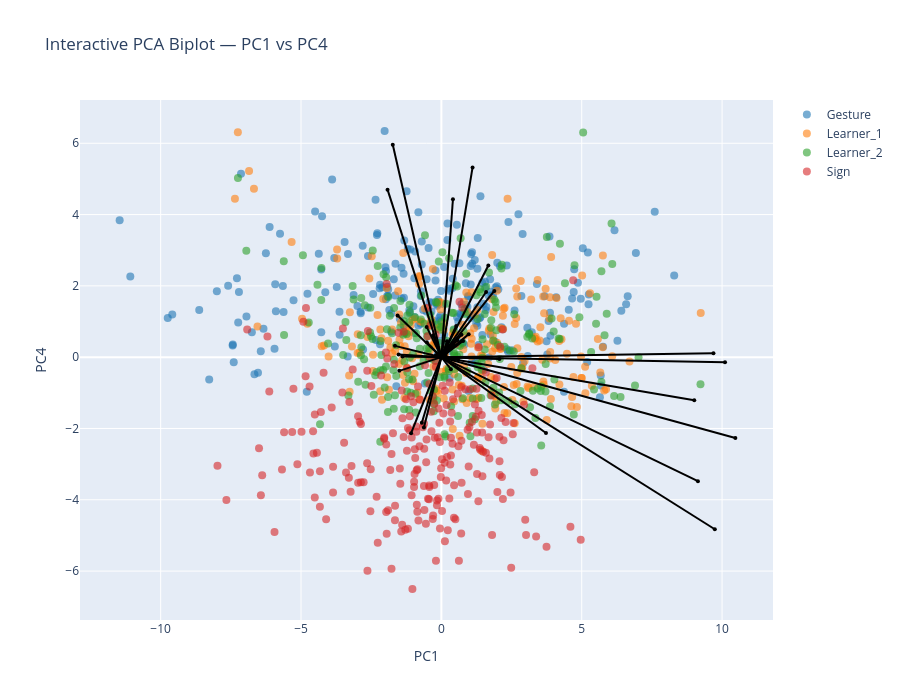

Notebook cell for this chart:
### Markdown cell above
### Biplot PC1-PC4

### Code cell
pcs_to_plot = [1, 4]  # PC1–PC2

sig_features_GS = (
    df_sig_vars_GS[
        (df_sig_vars_GS["sig_loading"]) &
        (df_sig_vars_GS["PC"].isin(pcs_to_plot))
    ]["feature"]
    .unique()
)

feature_names = df_clean.columns[:-1]
selected_vars = [feature_names.get_loc(f) for f in sig_features_GS if f in feature_names]

arrow_strength = (
    df_sig_vars_GS[df_sig_vars_GS["PC"].isin(pcs_to_plot)]
    .groupby("feature")["index_loading"]
    .mean()
    .to_dict()
)

interactive_PCA_biplot(
    score=x_new_GS, 
    coeff=loadings_GS, 
    labels=feature_names, 
    y=y, 
    selected_vars=selected_vars, 
    pc_x=pcs_to_plot[0], pc_y=pcs_to_plot[1],
    show_labels=False,
    le=le,
    arrow_strength=arrow_strength
)

# static plot
static_PCA_biplot(
    score=x_new_GS, 
    coeff=loadings_GS, 
    labels=feature_names, 
    y=y, 
    selected_vars=selected_vars, 
    pc_x=pcs_to_plot[0], pc_y=pcs_to_plot[1],
    show_labels=False,
    arrow_strength=arrow_strength,
    le=le,
    save_path=os.path.join(curfolder, "Plots", "PCA_GS_all_PC1_4_biplot.png")
)

### Figure 1 — Plotly figure (JSON) as saved in the notebook; plotly's stock layout.template omitted (floating-point values rounded to 4 significant figures; data arrays with more than 128 entries replaced by an {"elided": "..."} marker saying what was removed)
{"data": [{"hoverinfo": "text", "marker": {"color": "#1f77b4", "opacity": 0.6, "size": 8}, "mode": "markers", "name": "Gesture", "showlegend": true, "text": {"elided": "248 str values"}, "type": "scatter", "x": {"elided": "248 float values"}, "y": {"elided": "248 float values"}}, {"hoverinfo": "text", "marker": {"color": "#ff7f0e", "opacity": 0.6, "size": 8}, "mode": "markers", "name": "Learner_1", "showlegend": true, "text": {"elided": "244 str values"}, "type": "scatter", "x": {"elided": "244 float values"}, "y": {"elided": "244 float values"}}, {"hoverinfo": "text", "marker": {"color": "#2ca02c", "opacity": 0.6, "size": 8}, "mode": "markers", "name": "Learner_2", "showlegend": true, "text": {"elided": "240 str values"}, "type": "scatter", "x": {"elided": "240 float values"}, "y": {"elided": "240 float values"}}, {"hoverinfo": "text", "marker": {"color": "#d62728", "opacity": 0.6, "size": 8}, "mode": "markers", "name": "Sign", "showlegend": true, "text": {"elided": "239 str values"}, "type": "scatter", "x": {"elided": "239 float values"}, "y": {"elided": "239 float values"}}, {"hoverinfo": "text", "hovertext": "gross__magnitude__arm_speed_Gmean", "line": {"color": "black"}, "marker": {"size": 4}, "mode": "lines+markers", "showlegend": false, "textposition": "top center", "type": "scatter", "x": [0, 0.5936], "y": [0, -0.05456]}, {"hoverinfo": "text", "hovertext": "gross__variability__arm_speed_Gstd", "line": {"color": "black"}, "marker": {"size": 4}, "mode": "lines+markers", "showlegend": false, "textposition": "top center", "type": "scatter", "x": [0, 9.692], "y": [0, 0.1118]}, {"hoverinfo": "text", "hovertext": "gross__magnitude__arm_speed_peak_mean", "line": {"color": "black"}, "marker": {"size": 4}, "mode": "lines+markers", "showlegend": false, "textposition": "top center", "type": "scatter", "x": [0, 9.008], "y": [0, -1.211]}, {"hoverinfo": "text", "hovertext": "gross__variability__arm_speed_peak_std", "line": {"color": "black"}, "marker": {"size": 4}, "mode": "lines+markers", "showlegend": false, "textposition": "top center", "type": "scatter", "x": [0, 0.5271], "y": [0, 0.8761]}, {"hoverinfo": "text", "hovertext": "gross__rhythm__arm_speed_peak_n", "line": {"color": "black"}, "marker": {"size": 4}, "mode": "lines+markers", "showlegend": false, "textposition": "top center", "type": "scatter", "x": [0, -1.918], "y": [0, 4.699]}, {"hoverinfo": "text", "hovertext": "gross__rhythm__arm_speed_peak_rate", "line": {"color": "black"}, "marker": {"size": 4}, "mode": "lines+markers", "showlegend": false, "textposition": "top center", "type": "scatter", "x": [0, -1.655], "y": [0, 0.3172]}, {"hoverinfo": "text", "hovertext": "gross__rhythm__arm_speed_mod_depth", "line": {"color": "black"}, "marker": {"size": 4}, "mode": "lines+markers", "showlegend": false, "textposition": "top center", "type": "scatter", "x": [0, 9.741], "y": [0, -4.826]}, {"hoverinfo": "text", "hovertext": "gross__magnitude__arm_acc_Gmean", "line": {"color": "black"}, "marker": {"size": 4}, "mode": "lines+markers", "showlegend": false, "textposition": "top center", "type": "scatter", "x": [0, 3.726], "y": [0, -2.129]}, {"hoverinfo": "text", "hovertext": "gross__variability__arm_acc_Gstd", "line": {"color": "black"}, "marker": {"size": 4}, "mode": "lines+markers", "showlegend": false, "textposition": "top center", "type": "scatter", "x": [0, 10.1], "y": [0, -0.1392]}, {"hoverinfo": "text", "hovertext": "gross__magnitude__arm_acc_peak_mean", "line": {"color": "black"}, "marker": {"size": 4}, "mode": "lines+markers", "showlegend": false, "textposition": "top center", "type": "scatter", "x": [0, 10.47], "y": [0, -2.266]}, {"hoverinfo": "text", "hovertext": "gross__variability__arm_acc_peak_std", "line": {"color": "black"}, "marker": {"size": 4}, "mode": "lines+markers", "showlegend": false, "textposition": "top center", "type": "scatter", "x": [0, 1.593], "y": [0, 1.828]}, {"hoverinfo": "text", "hovertext": "gross__rhythm__arm_acc_peak_n", "line": {"color": "black"}, "marker": {"size": 4}, "mode": "lines+markers", "showlegend": false, "textposition": "top center", "type": "scatter", "x": [0, -1.731], "y": [0, 5.959]}, {"hoverinfo": "text", "hovertext": "gross__rhythm__arm_acc_peak_rate", "line": {"color": "black"}, "marker": {"size": 4}, "mode": "lines+markers", "showlegend": false, "textposition": "top center", "type": "scatter", "x": [0, -1.56], "y": [0, 1.167]}, {"hoverinfo": "text", "hovertext": "gross__rhythm__arm_acc_mod_depth", "line": {"color": "black"}, "marker": {"size": 4}, "mode": "lines+markers", "showlegend": false, "textposition": "top center", "type": "scatter", "x": [0, 9.139], "y": [0, -3.478]}, {"hoverinfo": "text", "hovertext": "gross__magnitude__arm_speed_integral", "line": {"color": "black"}, "marker": {"size": 4}, "mode": "lines+markers", "showlegend": false, "textposition": "top center", "type": "scatter", "x": [0, 1.673], "y": [0, 2.573]}, {"hoverinfo": "text", "hovertext": "gross__rhythm__arm_speed_sampen", "line": {"color": "black"}, "marker": {"size": 4}, "mode": "lines+markers", "showlegend": false, "textposition": "top center", "type": "scatter", "x": [0, -1.498], "y": [0, -0.3841]}, {"hoverinfo": "text", "hovertext": "gross__smoothness__arm_intermittency", "line": {"color": "black"}, "marker": {"size": 4}, "mode": "lines+markers", "showlegend": false, "textposition": "top center", "type": "scatter", "x": [0, 1.111], "y": [0, 5.321]}, {"hoverinfo": "text", "hovertext": "gross__smoothness__arm_sparc", "line": {"color": "black"}, "marker": {"size": 4}, "mode": "lines+markers", "showlegend": false, "textposition": "top center", "type": "scatter", "x": [0, -0.5199], "y": [0, 0.4166]}, {"hoverinfo": "text", "hovertext": "gross__rhythm__band1_band_power_totalarm", "line": {"color": "black"}, "marker": {"size": 4}, "mode": "lines+markers", "showlegend": false, "textposition": "top center", "type": "scatter", "x": [0, 2.069], "y": [0, -0.05043]}, {"hoverinfo": "text", "hovertext": "gross__rhythm__band1_centroid_totalarm", "line": {"color": "black"}, "marker": {"size": 4}, "mode": "lines+markers", "showlegend": false, "textposition": "top center", "type": "scatter", "x": [0, -1.078], "y": [0, -2.131]}, {"hoverinfo": "text", "hovertext": "gross__rhythm__band1_entropy_totalarm", "line": {"color": "black"}, "marker": {"size": 4}, "mode": "lines+markers", "showlegend": false, "textposition": "top center", "type": "scatter", "x": [0, -0.09002], "y": [0, 0.07516]}, {"hoverinfo": "text", "hovertext": "gross__rhythm__band2_band_power_totalarm", "line": {"color": "black"}, "marker": {"size": 4}, "mode": "lines+markers", "showlegend": false, "textposition": "top center", "type": "scatter", "x": [0, -1.388], "y": [0, 0.01859]}, {"hoverinfo": "text", "hovertext": "gross__rhythm__band2_centroid_totalarm", "line": {"color": "black"}, "marker": {"size": 4}, "mode": "lines+markers", "showlegend": false, "textposition": "top center", "type": "scatter", "x": [0, -0.5243], "y": [0, 0.8488]}, {"hoverinfo": "text", "hovertext": "gross__rhythm__band2_entropy_totalarm", "line": {"color": "black"}, "marker": {"size": 4}, "mode": "lines+markers", "showlegend": false, "textposition": "top center", "type": "scatter", "x": [0, -0.3012], "y": [0, 0.6094]}, {"hoverinfo": "text", "hovertext": "gross__rhythm__band3_band_power_totalarm", "line": {"color": "black"}, "marker": {"size": 4}, "mode": "lines+markers", "showlegend": false, "textposition": "top center", "type": "scatter", "x": [0, -1.524], "y": [0, 0.07551]}, {"hoverinfo": "text", "hovertext": "gross__rhythm__band3_centroid_totalarm", "line": {"color": "black"}, "marker": {"size": 4}, "mode": "lines+markers", "showlegend": false, "textposition": "top center", "type": "scatter", "x": [0, -0.6961], "y": [0, -1.84]}, {"hoverinfo": "text", "hovertext": "gross__rhythm__band3_entropy_totalarm", "line": {"color": "black"}, "marker": {"size": 4}, "mode": "lines+markers", "showlegend": false, "textposition": "top center", "type": "scatter", "x": [0, -0.622], "y": [0, -1.972]}, {"hoverinfo": "text", "hovertext": "gross__magnitude__bbmv_arms_total", "line": {"color": "black"}, "marker": {"size": 4}, "mode": "lines+markers", "showlegend": false, "textposition": "top center", "type": "scatter", "x": [0, 1.886], "y": [0, 1.858]}, {"hoverinfo": "text", "hovertext": "gross__coordination__arm_coupling", "line": {"color": "black"}, "marker": {"size": 4}, "mode": "lines+markers", "showlegend": false, "textposition": "top center", "type": "scatter", "x": [0, 0.3377], "y": [0, -0.3366]}, {"hoverinfo": "text", "hovertext": "gross__proxdist__proximalization_index", "line": {"color": "black"}, "marker": {"size": 4}, "mode": "lines+markers", "showlegend": false, "textposition": "top center", "type": "scatter", "x": [0, -0.1319], "y": [0, 0.1026]}, {"hoverinfo": "text", "hovertext": "fine__handshape__fingertip_spread_mean", "line": {"color": "black"}, "marker": {"size": 4}, "mode": "lines+markers", "showlegend": false, "textposition": "top center", "type": "scatter", "x": [0, 0.1556], "y": [0, 0.02763]}, {"hoverinfo": "text", "hovertext": "fine__variability__fingertip_spread_std", "line": {"color": "black"}, "marker": {"size": 4}, "mode": "lines+markers", "showlegend": false, "textposition": "top center", "type": "scatter", "x": [0, 0.09064], "y": [0, 0.04444]}, {"hoverinfo": "text", "hovertext": "fine__handshape__thumb_index_mean", "line": {"color": "black"}, "marker": {"size": 4}, "mode": "lines+markers", "showlegend": false, "textposition": "top center", "type": "scatter", "x": [0, 0.1008], "y": [0, 0.04944]}, {"hoverinfo": "text", "hovertext": "fine__variability__thumb_index_std", "line": {"color": "black"}, "marker": {"size": 4}, "mode": "lines+markers", "showlegend": false, "textposition": "top center", "type": "scatter", "x": [0, 0.718], "y": [0, 0.6274]}, {"hoverinfo": "text", "hovertext": "fine__handshape__mcp_tip_mean", "line": {"color": "black"}, "marker": {"size": 4}, "mode": "lines+markers", "showlegend": false, "textposition": "top center", "type": "scatter", "x": [0, 0.238], "y": [0, 0.315]}, {"hoverinfo": "text", "hovertext": "fine__variability__mcp_tip_std", "line": {"color": "black"}, "marker": {"size": 4}, "mode": "lines+markers", "showlegend": false, "textposition": "top center", "type": "scatter", "x": [0, 0.1995], "y": [0, 0.4449]}, {"hoverinfo": "text", "hovertext": "fine__variability__thumb_opposition_std", "line": {"color": "black"}, "marker": {"size": 4}, "mode": "lines+markers", "showlegend": false, "textposition": "top center", "type": "scatter", "x": [0, 0.7733], "y": [0, 0.4563]}, {"hoverinfo": "text", "hovertext": "fine__handshape__handshape_size_mean", "line": {"color": "black"}, "marker": {"size": 4}, "mode": "lines+markers", "showlegend": false, "textposition": "top center", "type": "scatter", "x": [0, 0.4323], "y": [0, 0.3507]}, {"hoverinfo": "text", "hovertext": "fine__variability__handshape_size_std", "line": {"color": "black"}, "marker": {"size": 4}, "mode": "lines+markers", "showlegend": false, "textposition": "top center", "type": "scatter", "x": [0, 0.566], "y": [0, 0.4718]}, {"hoverinfo": "text", "hovertext": "fine__variability__handshape_variability", "line": {"color": "black"}, "marker": {"size": 4}, "mode": "lines+markers", "showlegend": false, "textposition": "top center", "type": "scatter", "x": [0, 0.9721], "y": [0, 0.6464]}, {"hoverinfo": "text", "hovertext": "fine__magnitude__flexion_speed_mean", "line": {"color": "black"}, "marker": {"size": 4}, "mode": "lines+markers", "showlegend": false, "textposition": "top center", "type": "scatter", "x": [0, 0.1554], "y": [0, 0.0961]}, {"hoverinfo": "text", "hovertext": "fine__variability__flexion_speed_std", "line": {"color": "black"}, "marker": {"size": 4}, "mode": "lines+markers", "showlegend": false, "textposition": "top center", "type": "scatter", "x": [0, 0.09325], "y": [0, 0.03852]}, {"hoverinfo": "text", "hovertext": "fine__coordination__finger_independence", "line": {"color": "black"}, "marker": {"size": 4}, "mode": "lines+markers", "showlegend": false, "textposition": "top center", "type": "scatter", "x": [0, -0.1946], "y": [0, 0.05059]}, {"hoverinfo": "text", "hovertext": "fine__variability__flexion_entropy", "line": {"color": "black"}, "marker": {"size": 4}, "mode": "lines+markers", "showlegend": false, "textposition": "top center", "type": "scatter", "x": [0, -0.08236], "y": [0, 0.03073]}, {"hoverinfo": "text", "hovertext": "fine__smoothness__flexion_intermittency", "line": {"color": "black"}, "marker": {"size": 4}, "mode": "lines+markers", "showlegend": false, "textposition": "top center", "type": "scatter", "x": [0, 0.4118], "y": [0, 4.428]}], "layout": {"height": 700, "hovermode": "closest", "title": {"text": "Interactive PCA Biplot — PC1 vs PC4"}, "width": 900, "xaxis": {"title": {"text": "PC1"}}, "yaxis": {"title": {"text": "PC4"}}}}
